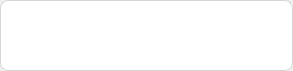
<?xml version="1.0" encoding="UTF-8"?>
<ui version="4.0">
 <class>NameConflict</class>
 <widget class="QWidget" name="NameConflict">
  <property name="geometry">
   <rect>
    <x>0</x>
    <y>0</y>
    <width>293</width>
    <height>71</height>
   </rect>
  </property>
  <property name="styleSheet">
   <string notr="true">#frame 
{
    border-radius: 8px;
    border: 1px solid  #D6D6D6;
    background-color: #FFFFFF;
}</string>
  </property>
  <layout class="QVBoxLayout" name="verticalLayout">
   <property name="spacing">
    <number>0</number>
   </property>
   <property name="leftMargin">
    <number>0</number>
   </property>
   <property name="topMargin">
    <number>0</number>
   </property>
   <property name="rightMargin">
    <number>0</number>
   </property>
   <property name="bottomMargin">
    <number>0</number>
   </property>
   <item>
    <widget class="QFrame" name="frame">
     <property name="frameShape">
      <enum>QFrame::Box</enum>
     </property>
     <property name="frameShadow">
      <enum>QFrame::Plain</enum>
     </property>
     <layout class="QVBoxLayout" name="verticalLayout_2">
      <property name="spacing">
       <number>0</number>
      </property>
      <property name="leftMargin">
       <number>0</number>
      </property>
      <property name="topMargin">
       <number>4</number>
      </property>
      <property name="rightMargin">
       <number>0</number>
      </property>
      <property name="bottomMargin">
       <number>0</number>
      </property>
      <item>
       <widget class="QWidget" name="nameConflicts" native="true">
        <property name="styleSheet">
         <string notr="true">StalledIssueActionTitle
{
    min-height: 40 px;
    max-height: 40 px;
    background-color: #F5F5F5;
}</string>
        </property>
        <layout class="QVBoxLayout" name="nameConflictsLayout">
         <property name="spacing">
          <number>4</number>
         </property>
         <property name="leftMargin">
          <number>4</number>
         </property>
         <property name="topMargin">
          <number>0</number>
         </property>
         <property name="rightMargin">
          <number>4</number>
         </property>
         <property name="bottomMargin">
          <number>0</number>
         </property>
        </layout>
       </widget>
      </item>
      <item>
       <widget class="QWidget" name="pathContainer" native="true">
        <layout class="QHBoxLayout" name="horizontalLayout">
         <property name="spacing">
          <number>0</number>
         </property>
         <property name="leftMargin">
          <number>8</number>
         </property>
         <property name="topMargin">
          <number>0</number>
         </property>
         <property name="rightMargin">
          <number>8</number>
         </property>
         <property name="bottomMargin">
          <number>0</number>
         </property>
         <item>
          <widget class="StalledIssueFilePath" name="path" native="true"/>
         </item>
        </layout>
       </widget>
      </item>
     </layout>
    </widget>
   </item>
  </layout>
 </widget>
 <customwidgets>
  <customwidget>
   <class>StalledIssueFilePath</class>
   <extends>QWidget</extends>
   <header>StalledIssueFilePath.h</header>
   <container>1</container>
  </customwidget>
 </customwidgets>
 <resources/>
 <connections/>
</ui>
